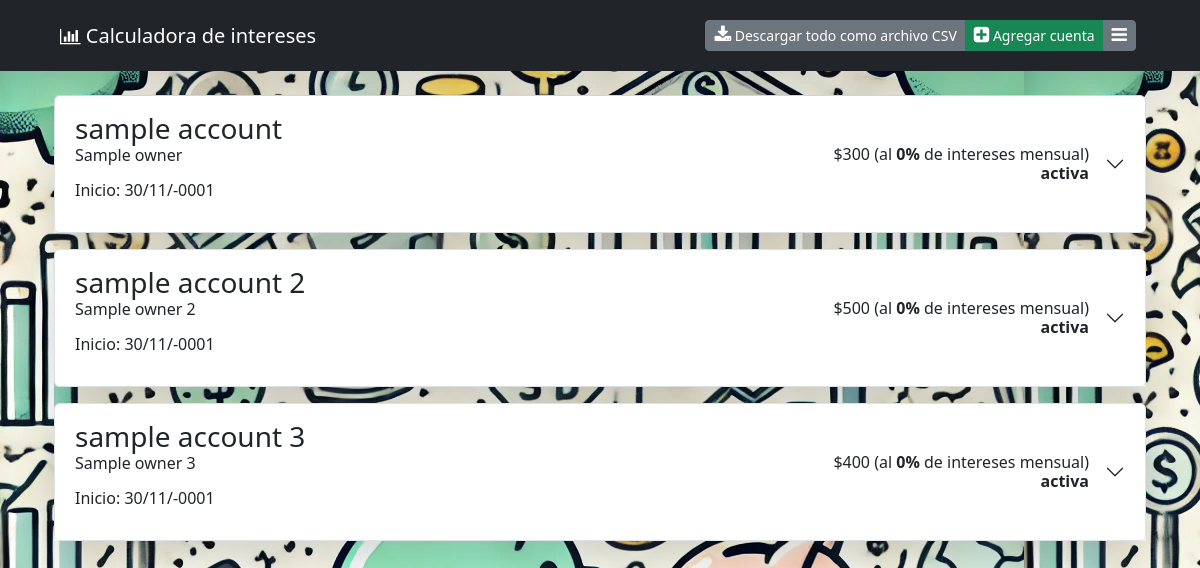
The page / on the database its author committed.
### tables this page shows
create table accounts(
	account_id int auto_increment primary key not null,
	account_name varchar(100) not null,
	borrow_amount float not null,
	owner varchar(100) not null,

	method_id int not null DEFAULT 1,
	deleted boolean not null DEFAULT 0,

	create_date date not null,
	cycle int not null,
	rate float not null,
	active boolean not null DEFAULT 1,

	constraint fk_method_id_methods
	foreign key (method_id)
	references methods (method_id)
);

### php/actions/function_payment_history.php (called while the page is built, shortened)
<?php
function get_payment_history(){
  $host="localhost";
  $user="";
  $password="";
  $db="interests_calculator_v2.0";
  $dsn = "mysql:host=$host;dbname=$db";
  $con = new PDO($dsn, $user, $password);
  $query_history=array();
  $data=$con->prepare("SELECT * FROM accounts");
  $data->execute();
  $all_data=$data->fetchAll(PDO::FETCH_ASSOC);
  if(count($all_data)>0){
    foreach($all_data as $account){
      $account_data=array();
      $id=$account['account_id'];
      $account_name=$account['account_name'];
      $borrow=$account['borrow_amount'];
      $owner=$account['owner'];
      $create_date=date('d-m-Y',strtotime($account['create_date']));
      $active=$account['active'];
      $cycle=$account['cycle'];
      $interests_rate=$account['rate'];
      $account_data['account_id']=$id;
      $account_data['borrow_amount']=$borrow;
      $account_data['owner']=$owner;
      $account_data['create_date']=$create_date;
      $account_data['active']=$active;
      $account_data['cycle']=$cycle;
      $account_data['interests_rate']=$interests_rate;
      $account_data['payments']=array();
      $query_history[$account_name]=$account_data;
    }
  }
  return $query_history;
}
?>

### index.php (the view, shortened to what this page needs)
<?php
require_once 'php/actions/function_payment_history.php';
$all_payment_history=get_payment_history();
$recordsPerPage = 5;
if (isset($_GET['page'])) {
 $currentPage = $_GET['page'];
} else {
 $currentPage = 1;
}
$startFrom = ($currentPage - 1) * $recordsPerPage;
$all_data=[];
$data=$con->prepare("SELECT * FROM accounts WHERE active=1 AND deleted=0 LIMIT $startFrom, $recordsPerPage");
$data->execute();
while($get_data=$data->fetch(PDO::FETCH_ASSOC)){$all_data[]=$get_data;}
?>
<!DOCTYPE html>
<html lang="es" dir="ltr" data-bs-theme="light">
  <head>
	  <link
    href="https://cdn.jsdelivr.net/npm/bootstrap@5.3.3/dist/css/bootstrap.min.css"
    rel="stylesheet"
>
    <link rel="stylesheet" href="https://cdnjs.cloudflare.com/ajax/libs/font-awesome/4.7.0/css/font-awesome.min.css">
  </head>
  <body>
    <header><?php require_once "html/navbar.php" ?></header>
    <main class="my-3">
    <div class="container">
      <div class="row w-100 mx-auto">
    <?php
    if(count($all_data)>0){
      foreach($all_data as $account){
        $id=$account['account_id'];
        $account_name=$account['account_name'];
        $borrow=$account['borrow_amount'];
        $owner=$account['owner'];
        $active=$account['active'];
        $cycle=$account['cycle'];
        $interests_rate=$account['rate'];
        $show_date=date('d/m/Y',strtotime($account['create_date']));
        ?>
        <div class="my-2">
          <div class="accordion shadow-lg" id="data-accordion-<?= $id ?>">
            <div class="accordion-item">
              <h2 class="accordion-header">
                <button class="accordion-button collapsed" type="button" data-bs-toggle="collapse" data-bs-target="#collapse-<?= $id ?>" aria-expanded="false" aria-controls="collapse-<?= $id ?>">
                  <div class="d-flex justify-content-between w-100">
                    <div class="row">
                      <h3 class="my-0"><?= $account_name ?></h3>
                      <p><?= $owner ?></p>
                      <div class="col-12 m-0"><p>Inicio: <?= $show_date ?></p></div>
                    </div>
                    <div class="ms-auto me-3 h-100 my-auto">
                      <div>
                        <div class="col-12"><p class="float-end my-0">$<?= $borrow ?> (al <b><?=$interests_rate*100?>%</b> de intereses <?=$cycle==15?"quincenal":"mensual"?>)</p></div>
                        <div class="col-12">
                          <p class="float-end my-0"><b><?=$active==1?"activa":"inactiva"?></b></p>
                        </div>
                      </div>
                    </div>
                  </div>
                </button>
              </h2>
            </div>
          </div>
        </div>
        <?php
      }
    }
    ?>
      </div>
    </div>
  </main>
  <link rel="stylesheet" type="text/css" href="assets/css/stylesheet.css">
  </body>
</html>

### html/navbar.php (shortened to what this page needs)
<nav class="navbar navbar-expand-lg bg-dark shadow-lg px-5 py-1" data-bs-theme="dark">
  <div class="container-fluid">
      <a class="navbar-brand" href="index.php"><i class="fa fa-bar-chart" style="font-size:18px"></i> Calculadora de intereses</a>
      <div class="btn-group float-end my-3 m-1" role="group">
        <a class='btn btn-sm btn-secondary' href='php/actions/download_all_csv.php'><i class="fa fa-download" style="font-size:18px"></i> Descargar todo como archivo CSV</a>
        <button class='btn btn-sm btn-success' type='button' data-bs-toggle='modal' data-bs-target='#add-modal' aria-controls="add-modal"><i class="fa fa-plus-square" style="font-size:18px"></i> Agregar cuenta</button>
        <button class='btn btn-sm btn-secondary' type='button' data-bs-toggle='offcanvas' data-bs-target='#menu' aria-controls="menu"><i class="fa fa-navicon" style="font-size:18px"></i></button>
      </div>
  </div>
</nav>

### assets/css/stylesheet.css (style rules this page uses)
body { background: url("../images/doodles-background.png"); background-repeat: repeat; }
html, body { min-height: 100vh; min-width: 100vw; overflow-x: hidden; }
a { text-decoration: none; }

### rows shown on the page
accounts: account_name "sample account", owner "Sample owner", create_date "30/11/-0001", borrow_amount "300", $interests_rate*100 "0", cycle "mensual", active "activa"
accounts: account_name "sample account 2", owner "Sample owner 2", create_date "30/11/-0001", borrow_amount "500", $interests_rate*100 "0", cycle "mensual", active "activa"
accounts: account_name "sample account 3", owner "Sample owner 3", create_date "30/11/-0001", borrow_amount "400", $interests_rate*100 "0", cycle "mensual", active "activa"
